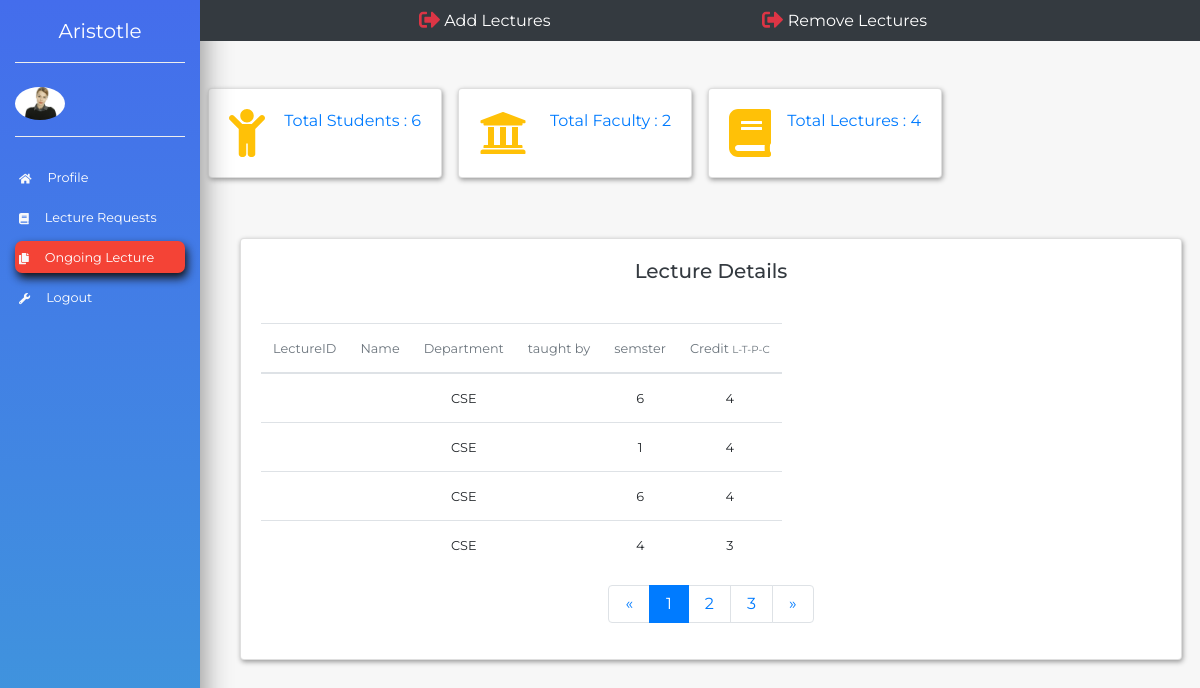
The page /academic/dean/department/1/view on the database as committed earlier.
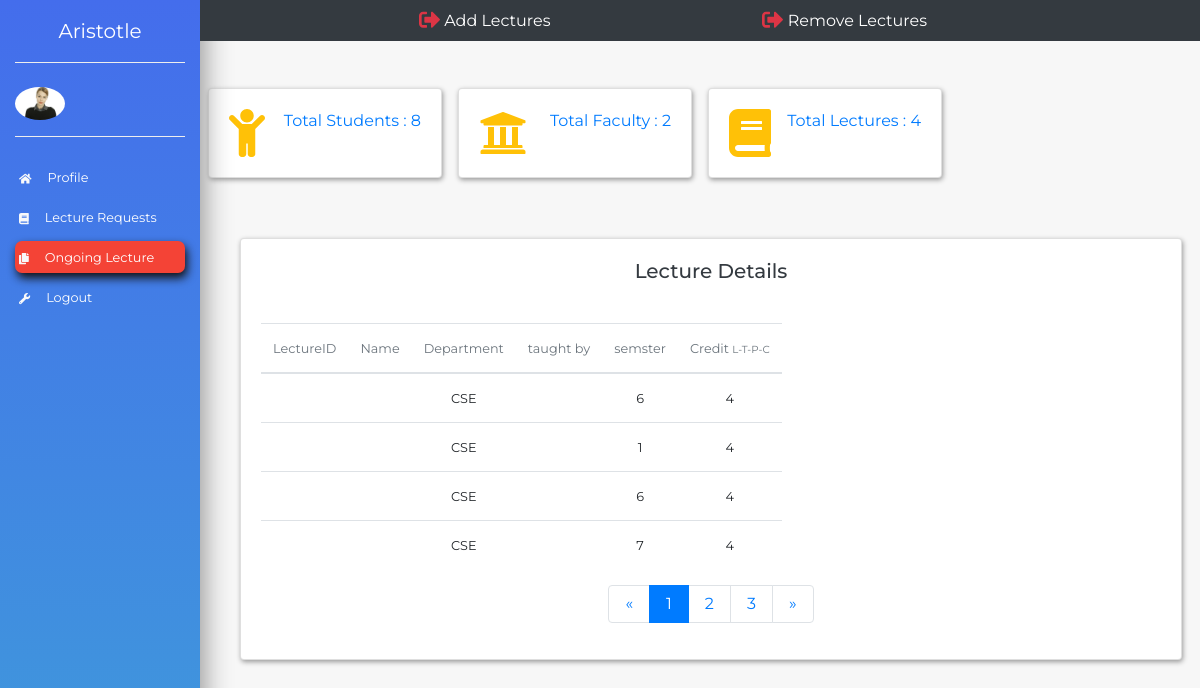
The same page on the database as committed later.
### academics/models.py (models this page shows, shortened)
class subjects(models.Model):
    id = models.AutoField(primary_key=True)
    subjectCode = models.CharField(max_length=10)
    subjectName = models.CharField(max_length=50)
    LessonPlan = models.FileField(upload_to='media')
    Semester = models.IntegerField()
    TaughtBy = models.ForeignKey('faculty' , on_delete=models.CASCADE,blank=True)
    Credit = models.CharField(max_length=10)
    Department = models.ForeignKey('Department', on_delete=models.CASCADE)

class Department(models.Model):
    id = models.AutoField(primary_key=True)
    DepartmentID = models.CharField(max_length=10)
    DepartmentName = models.CharField(max_length=100)
    HeadOfDepartment = models.ForeignKey('employee',on_delete=models.CASCADE)
    SpecializedCourse = models.BooleanField()
    StartDate = models.DateField()
    School = models.ForeignKey('school',on_delete=models.CASCADE)
    Status = models.BooleanField()
    def __str__(self):
        return self.DepartmentID

### academics/views.py (the view)
# urls.py: path('dean/department/<int:id>/view',views.deanDepartmentDetailView),
def deanDepartmentDetailView(request,id):
    department = Department.objects.filter(DepartmentID = id)
    students = stud_details.objects.filter(Department=id).count
    faculti = faculty.objects.filter(Department =id).count
    lecture = subjects.objects.filter(Department = id)
    context ={
        'department':department,
        'students' : students,
        'faculty' :faculti,
        'lectures' : lecture,
        'lecture_count' : lecture.count()
    }
    return render(request,'dean/lecture.html',context)

### templates/dean/lecture.html (shortened to what the changed rows need)
{% load static %}
<!doctype html>
<html lang="en">
<head>
    <link rel="stylesheet" href="https://stackpath.bootstrapcdn.com/bootstrap/4.1.1/css/bootstrap.min.css">
    <link rel="stylesheet" href="{% static 'css/style_dash.css' %}">
</head>
<body>
    <section>
        <div class="container-fluid">
            <div class="row">
                <div class="col-xl-10 col-lg-9 col-md-8 ml-auto">
                    <div class="row pt-md-5 mt-md-3 mb-5">
                        <div class="col-xl-3 col-sm-6 p-2">
                            <div class="card card-common">
                                <div class="card-body">
                                    <div class="d-flex justify-content-between">
                                        <div class="text-primary">
                                            <p>
                                                Total Students : {{students}}
                                        </div>
                                    </div>
                                </div>
                            </div>
                        </div>
                    </div>
                </div>
            </div>
    </section>
    {% if lectures %}
    <section>
        <div class="container">
            <div class="row mb-5">
                <div class="col-xl-10 col-lg-9 col-md-6 ml-auto">
                    <div class="row align-items-center">
                        <div class="col-xl-12 col-sm-6 p-1 ml-3">
                            <div class="card card-common">
                                <div class="card-body">
                                    <br>
                                    <table class="table table-stripped table-responsive text-center">
                                        <thead>
                                            <tr class="text-muted">
                                                <th scope="col"><small>LectureID</small></th>
                                                <th scope="col"><small>Name</small></th>
                                                <th scope="col"><small>Department</small></th>
                                                <th scope="col"><small>taught by</small></th>
                                                <th scope="col"><small>semster</small></th>
                                                <th scope="col"><small>Credit <small>L-T-P-C</small></small>
                                                </th>
                                            </tr>
                                        </thead>
                                        <tbody>
                                            {% for out in lectures %}
                                            <tr scope="row">
                                                <td><small>{{ out.LectureID}}</small></td>
                                                <td><small>{{ out.LectureName }}</small></td>
                                                <td><small>{{ out.Department }}</small></td>
                                                <td><small>{{ out.TaughtBy.Name }}</small></td>
                                                <td><small>{{ out.Semester}}</small></td>
                                                <td><small>{{ out.Credit}}</small></td>
                                            </tr>
                                            {% endfor %}
                                        </tbody>
                                    </table>
                                </div>
                            </div>
                        </div>
                    </div>
                </div>
            </div>
        </div>
    </section>
    {% endif %}
</body>
</html>

Rows that differ between the two databases and show on the page:
removed subjects: Department "CSE", Semester "4", Credit "3"
added subjects: Department "CSE", Semester "7", Credit "4"
Other text that changed with them:
{{ students }}: "6" → "8"
